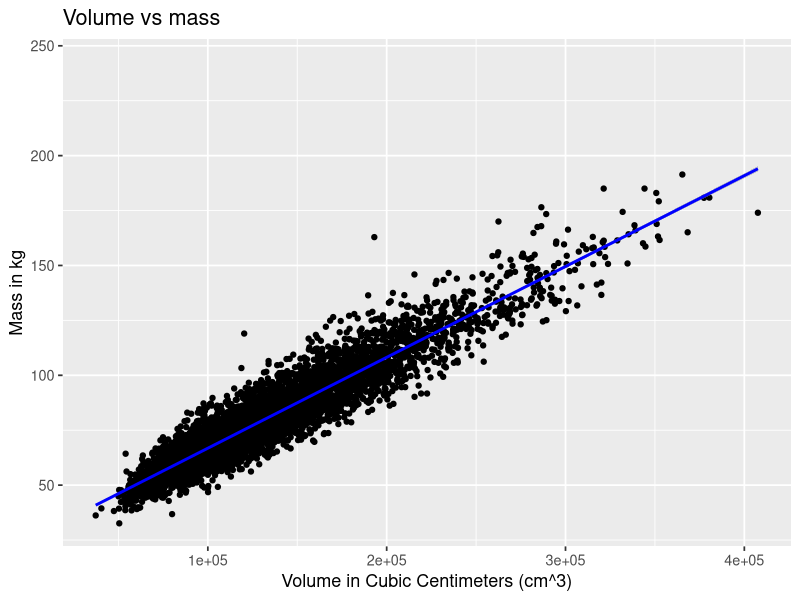
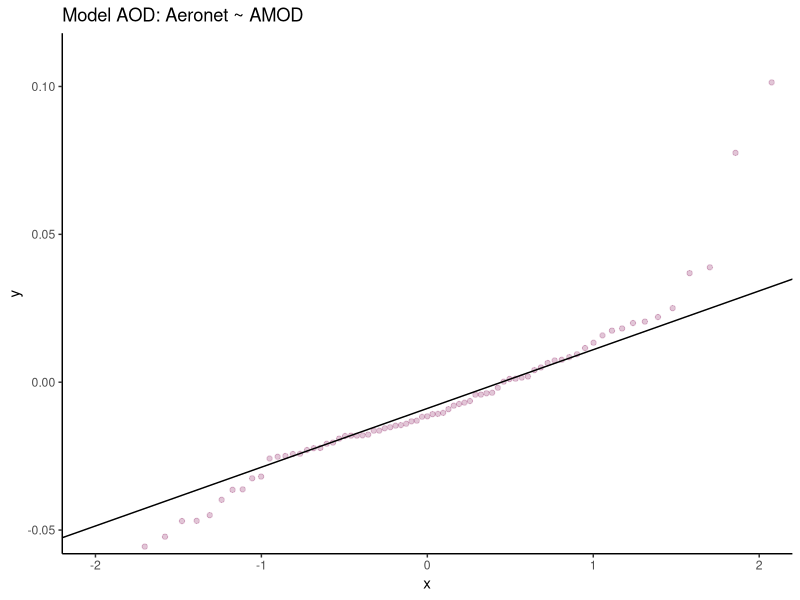
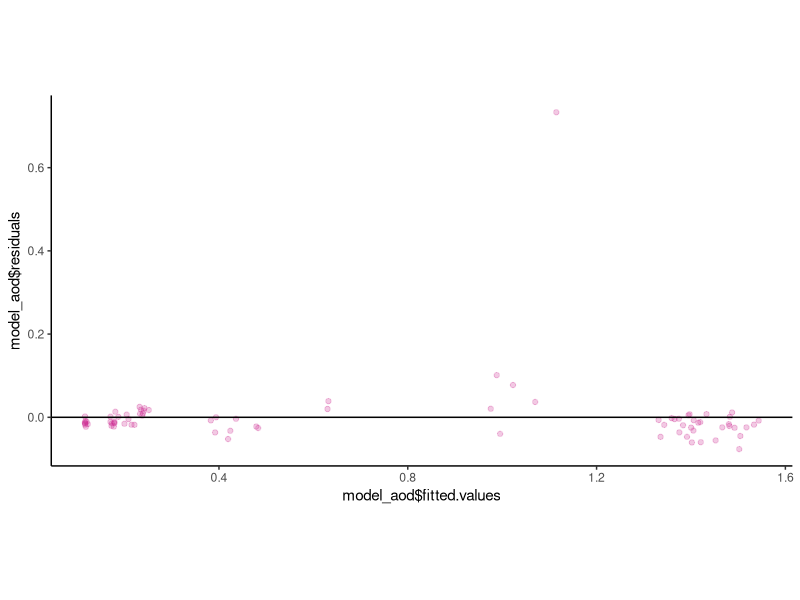
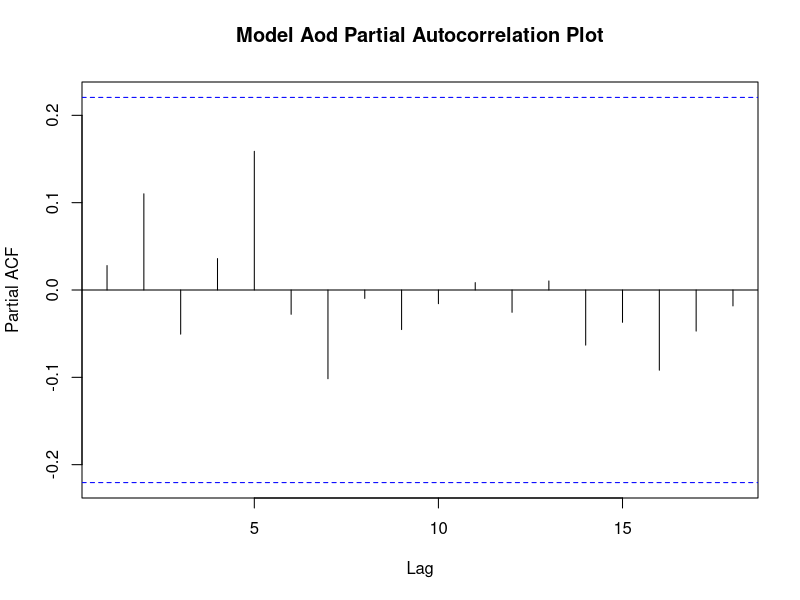

These figures' R source, in order:
## ---- chunk 1
# set global options for figures, code, warnings, and messages
knitr::opts_chunk$set(fig.width=6, fig.height=4, fig.path="../figs/",
                      echo=FALSE, warning=FALSE, message=FALSE)
## ---- chunk 2
# load packages for current session
library(tidyverse) 
library(gridExtra) 
## ---- chunk 3
# left copy of bodysize csv in same folder as Rmd.

bodySize <- read.csv('./bodysize.csv')

model1 <- lm(bodySize$height ~ bodySize$waist)

model2 <- lm(bodySize$height~bodySize$mass)

model3 <- lm(bodySize$height ~ bodySize$waist+bodySize$mass)
## ---- chunk 4
bodySize <-bodySize %>%
  mutate(volume = (((pi/4)*(waist/pi)^2)*height))
# note: converting from cm^2 to m^2.
model4 <- lm(bodySize$mass ~ bodySize$volume)

  
## ---- chunk 5
lm_massHeight <-lm(bodySize$mass~bodySize$height)
lm_massWaist <-lm(bodySize$mass~bodySize$waist)
summary(lm_massHeight)
summary(lm_massWaist)
summary(model4)

## ---- chunk 6
bodySize%>%
  ggplot(aes(x=volume,
             y=mass))+
  geom_point()+
  labs(title = 'Volume vs mass',
       x= 'Volume in Cubic Centimeters (cm^3)',
       y = 'Mass in kg')+
  theme_grey(base_size = 13)+
  geom_smooth(data = bodySize,
              aes(x = volume, y = mass),
              method = "lm",
              formula = "y ~ x",
              color = "blue")

## ---- chunk 7
# load data
cal_aod <- read.csv('./cal_aod.csv')

model_aod <- lm(cal_aod$amod~cal_aod$aeronet)
## ---- chunk 8
#assumption 4: mean of residuals is zero
res_mean <- mean(model_aod$residuals)

## ---- chunk 9
#assumption 5: residuals are normally distributed
#using a geom_gg plot to see if the quantiles of the data are normally distributed.

p5<-ggplot(model_aod$model, aes(sample= 
                                model_aod$residuals))+
  geom_qq(alpha = 0.25,
          color = "maroon4") +
  geom_qq_line(color = "black") +
  coord_cartesian(xlim = c(-2,2),
                  ylim = c(-0.05,0.11))+
  #ylim(-0.05,0.11)+
  #xlim(-2,2)+
  ggtitle("Model AOD: Aeronet ~ AMOD") +
  theme_classic()
p5
## ---- chunk 10
#assumption 6: the error term is homoscedastic
p6 <- ggplot(data = model_aod$model) + 
  geom_point(aes(x = model_aod$fitted.values, y =model_aod$residuals),
             alpha = 0.25,
             color = "maroon3") +
  geom_hline(yintercept = 0) +
  #coord_cartesian(xlim = c(0,1.6),
  #                ylim = c(-0.2,0.2))+
  theme_classic() +
  theme(aspect.ratio = 0.5)
p6
## ---- chunk 11
#assumption 7: no autocorrelation among residuals

stats::pacf(model_aod$residuals, 
            main = "Model Aod Partial Autocorrelation Plot")
